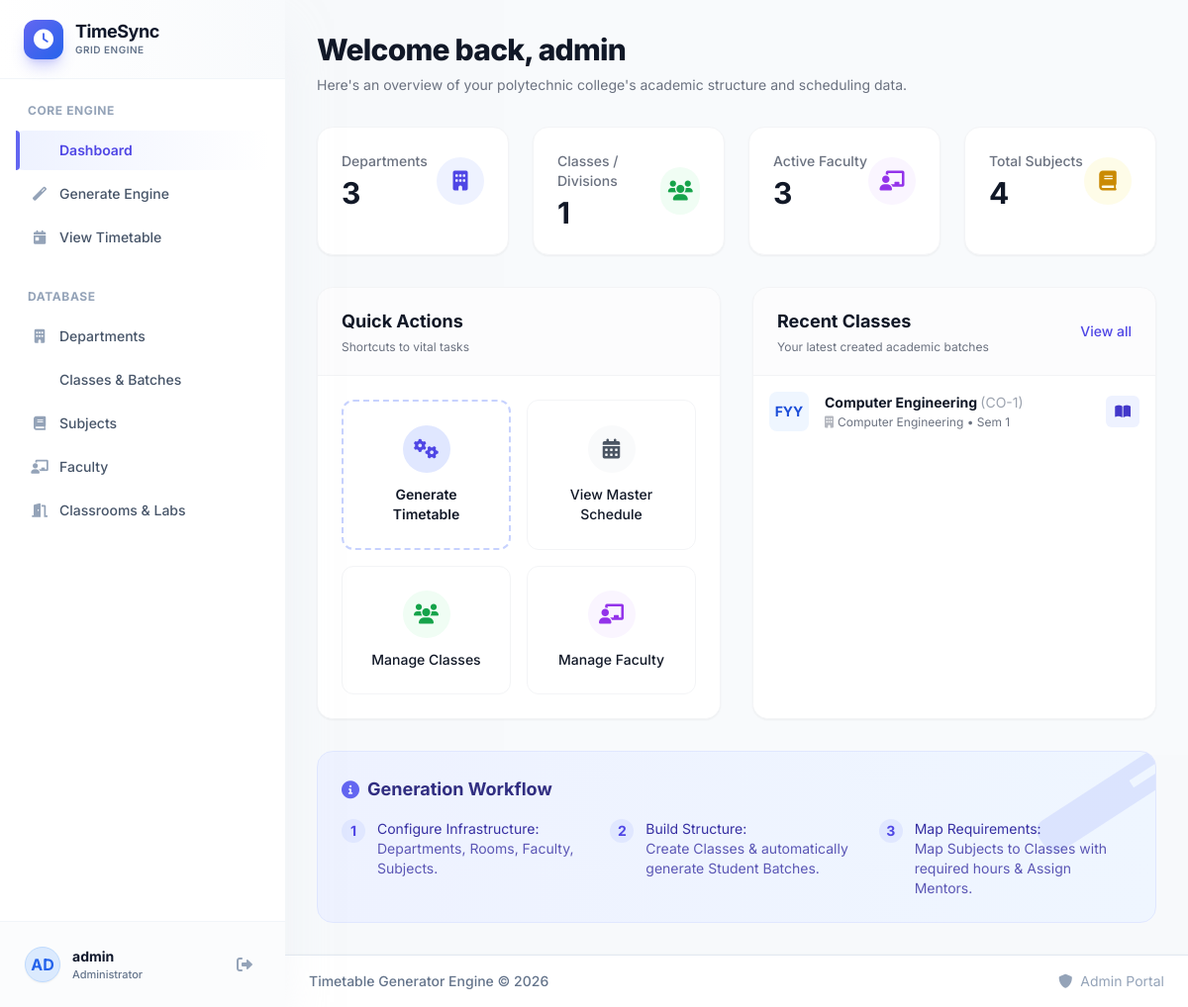
The page /dashboard (signed in) on the database as committed earlier.
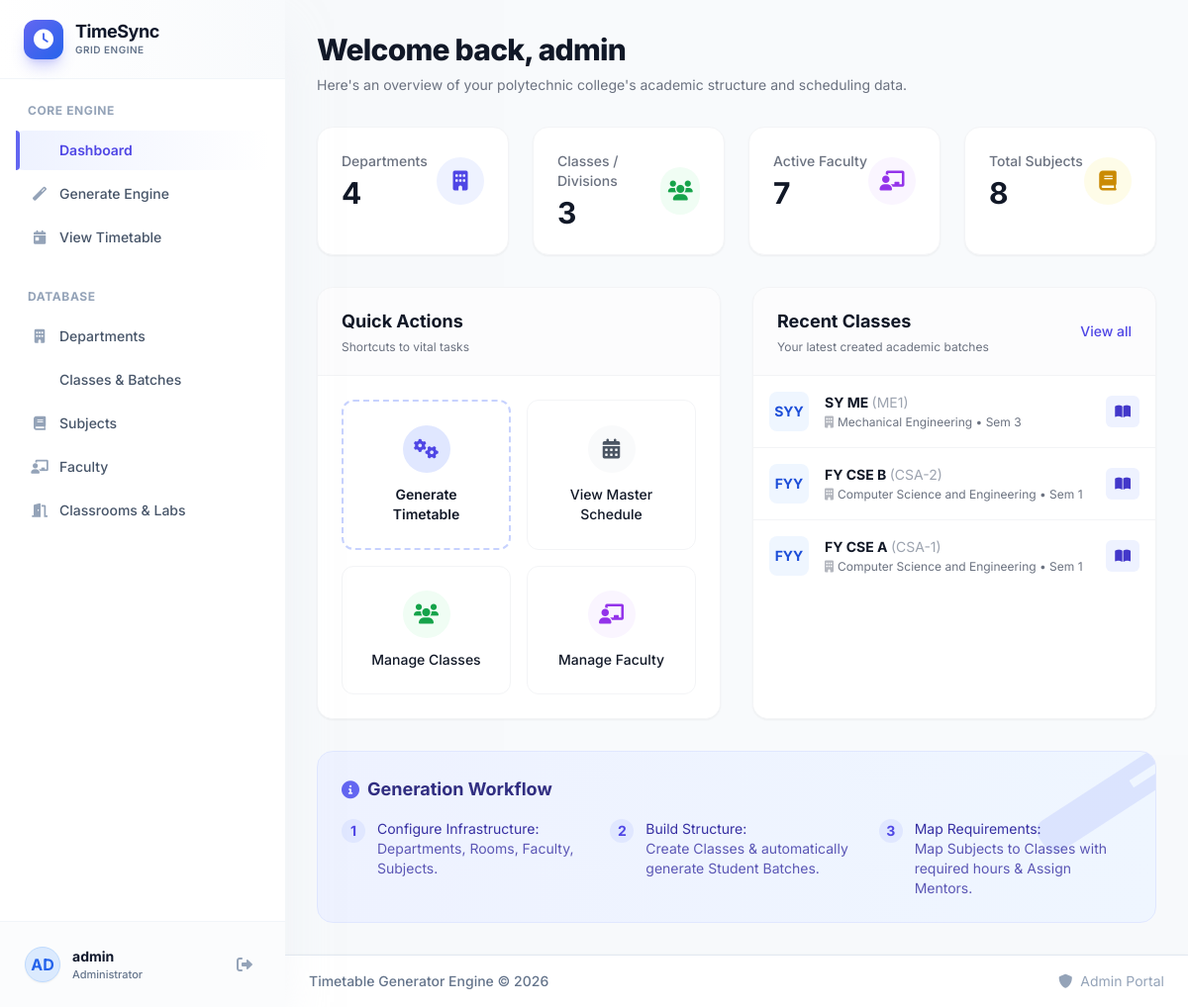
The same page on the database as committed later.
### app.py (models this page shows)
class Class(db.Model):
    id = db.Column(db.Integer, primary_key=True)
    name = db.Column(db.String(50), nullable=False)
    code = db.Column(db.String(20), unique=True, nullable=False)
    year = db.Column(db.String(10), nullable=False)  # FY, SY, TY
    department_id = db.Column(db.Integer, db.ForeignKey('department.id'), nullable=False)
    semester = db.Column(db.Integer, nullable=False)
    strength = db.Column(db.Integer, default=60)
    created_at = db.Column(db.DateTime, default=datetime.utcnow)
    subjects = db.relationship('ClassSubject', backref='class_ref', lazy=True)
    batches = db.relationship('Batch', backref='class_ref', lazy=True)
    timetable = db.relationship('Timetable', backref='class_ref', lazy=True)

class Department(db.Model):
    id = db.Column(db.Integer, primary_key=True)
    code = db.Column(db.String(10), unique=True, nullable=False)
    name = db.Column(db.String(100), nullable=False)
    description = db.Column(db.Text)
    created_at = db.Column(db.DateTime, default=datetime.utcnow)
    classes = db.relationship('Class', backref='department', lazy=True)
    faculty = db.relationship('Faculty', backref='department', lazy=True)

### app.py (the view)
@app.route('/dashboard')
@login_required
def dashboard():
    dept_count = Department.query.count()
    class_count = Class.query.count()
    faculty_count = Faculty.query.count()
    subject_count = Subject.query.count()
    recent_classes = Class.query.order_by(Class.created_at.desc()).limit(5).all()
    return render_template('dashboard.html',
                         dept_count=dept_count,
                         class_count=class_count,
                         faculty_count=faculty_count,
                         subject_count=subject_count,
                         recent_classes=recent_classes)

### app.py (called while the page is built)
@login_manager.user_loader
def load_user(user_id):
    return db.session.get(User, int(user_id))

### templates/dashboard.html (shortened to what the changed rows need)
{% extends "base.html" %}
{% block content %}
<div class="mb-8">
    <h1 class="text-3xl font-extrabold text-gray-900 tracking-tight">Welcome back, {{ current_user.username }}</h1>
</div>
<div class="grid grid-cols-1 sm:grid-cols-2 lg:grid-cols-4 gap-6 mb-8">
    <div class="group bg-white rounded-2xl shadow-sm border border-gray-100 p-6 hover:shadow-md transition-all duration-200 transform hover:-translate-y-1">
        <div class="flex items-center justify-between">
            <div>
                <p class="text-sm font-medium text-gray-500 mb-1">Departments</p>
                <p class="text-3xl font-bold text-gray-900">{{ dept_count }}</p>
            </div>
        </div>
    </div>
    <div class="group bg-white rounded-2xl shadow-sm border border-gray-100 p-6 hover:shadow-md transition-all duration-200 transform hover:-translate-y-1">
        <div class="flex items-center justify-between">
            <div>
                <p class="text-sm font-medium text-gray-500 mb-1">Classes / Divisions</p>
                <p class="text-3xl font-bold text-gray-900">{{ class_count }}</p>
            </div>
        </div>
    </div>
    <div class="group bg-white rounded-2xl shadow-sm border border-gray-100 p-6 hover:shadow-md transition-all duration-200 transform hover:-translate-y-1">
        <div class="flex items-center justify-between">
            <div>
                <p class="text-sm font-medium text-gray-500 mb-1">Active Faculty</p>
                <p class="text-3xl font-bold text-gray-900">{{ faculty_count }}</p>
            </div>
        </div>
    </div>
    <div class="group bg-white rounded-2xl shadow-sm border border-gray-100 p-6 hover:shadow-md transition-all duration-200 transform hover:-translate-y-1">
        <div class="flex items-center justify-between">
            <div>
                <p class="text-sm font-medium text-gray-500 mb-1">Total Subjects</p>
                <p class="text-3xl font-bold text-gray-900">{{ subject_count }}</p>
            </div>
        </div>
    </div>
</div>
<div class="grid grid-cols-1 lg:grid-cols-2 gap-8 mb-8">
    <div class="bg-white rounded-2xl shadow-sm border border-gray-100 overflow-hidden flex flex-col">
        <div class="p-0 flex-1 bg-white">
            {% if recent_classes %}
            <ul class="divide-y divide-gray-100 max-h-80 overflow-y-auto">
                {% for class in recent_classes %}
                <li class="p-4 hover:bg-gray-50 transition-colors">
                    <div class="flex items-center justify-between">
                        <div class="flex items-center space-x-4">
                            <div class="flex-shrink-0">
                                <span class="inline-flex items-center justify-center h-10 w-10 rounded-lg bg-blue-50 text-blue-700 font-bold text-sm">
                                    {{ class.year }}Y
                                </span>
                            </div>
                            <div>
                                <p class="text-sm font-bold text-gray-900">
                                    {{ class.name }} <span class="text-gray-400 font-normal">({{ class.code }})</span>
                                </p>
                                <p class="text-xs text-gray-500 mt-0.5">
                                    <i class="fas fa-building mr-1 opacity-50"></i>{{ class.department.name }} • Sem {{ class.semester }}
                                </p>
                            </div>
                        </div>
                        <div>
                            <a href="{{ url_for('manage_class_subjects', class_id=class.id) }}"
                               class="inline-flex items-center p-2 border border-transparent text-sm font-medium rounded-md text-primary-700 bg-primary-50 hover:bg-primary-100 transition-colors" title="Manage Subjects">
                                <i class="fas fa-book-open"></i>
                            </a>
                        </div>
                    </div>
                </li>
                {% endfor %}
            </ul>
            {% else %}
            <div class="p-8 text-center flex flex-col items-center justify-center h-full">
                <i class="fas fa-users-slash text-gray-300 text-4xl mb-3"></i>
                <p class="text-sm text-gray-500">No classes configured yet.</p>
            </div>
            {% endif %}
        </div>
    </div>
</div>
{% endblock %}

Rows that differ between the two databases and show on the page:
added Class: year "SY", name "SY ME", code "ME1", department.name "Mechanical Engineering", semester "3"
added Class: year "FY", name "FY CSE B", code "CSA-2", department.name "Computer Science and Engineering", semester "1"
changed Class: name "Computer Engineering" → "FY CSE A"; code "CO-1" → "CSA-1"; department.name "Computer Engineering" → "Computer Science and Engineering"
Other text that changed with them:
{{ dept_count }}: "3" → "4"
{{ class_count }}: "1" → "3"
{{ faculty_count }}: "3" → "7"
{{ subject_count }}: "4" → "8"
